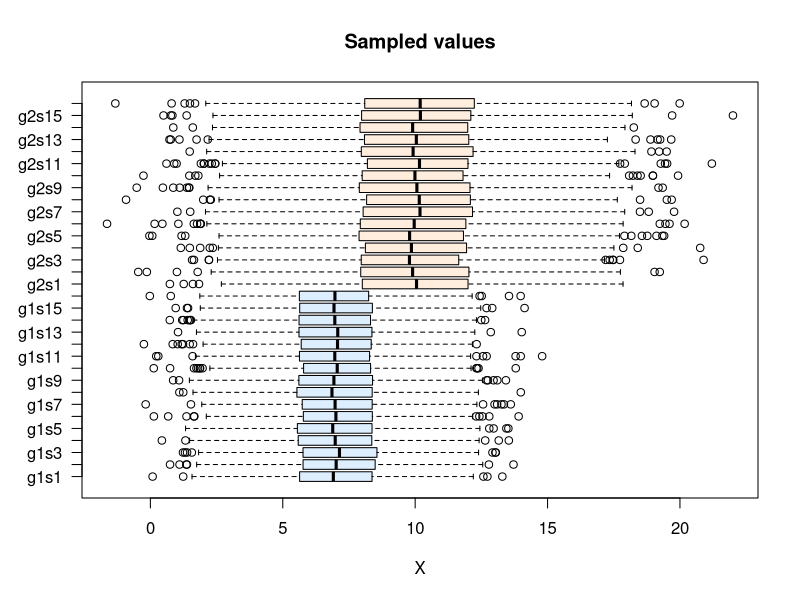
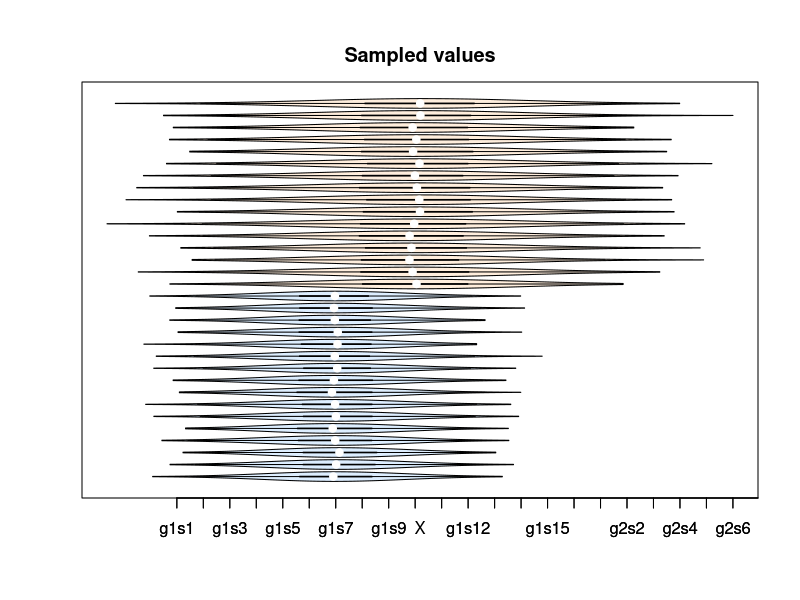
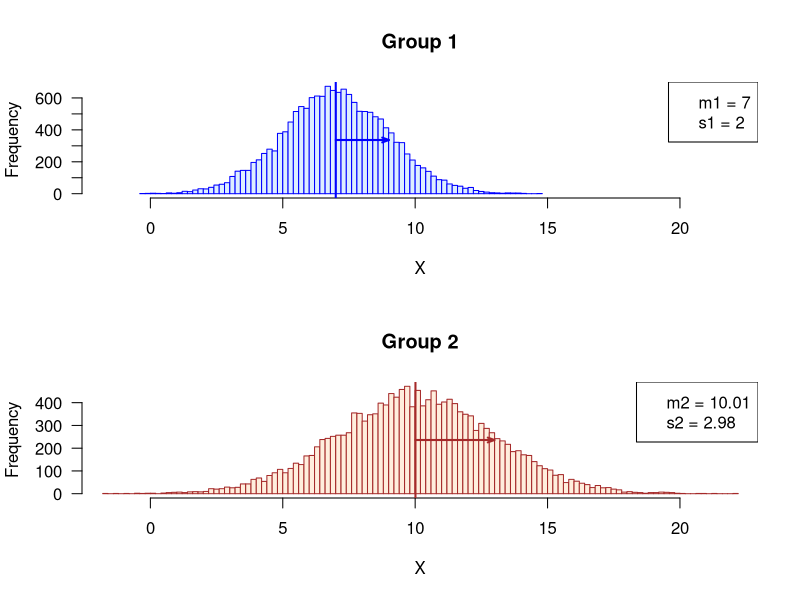
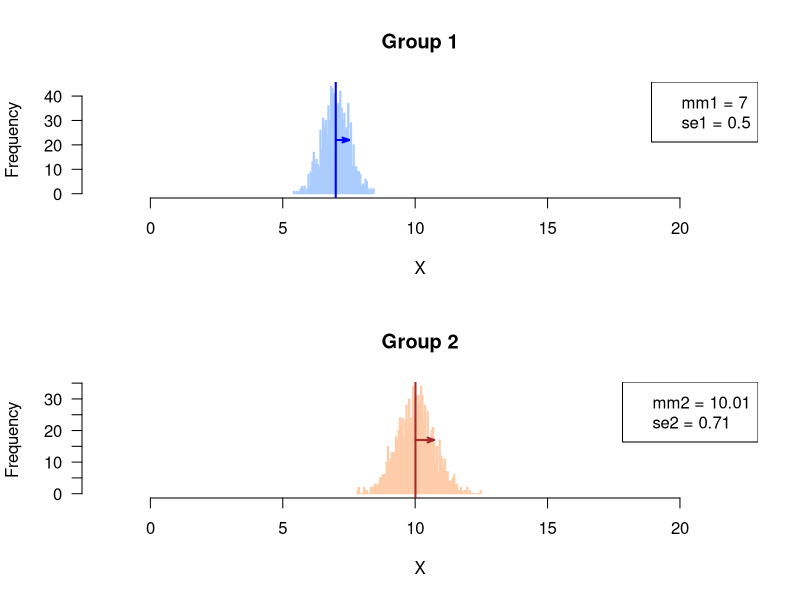
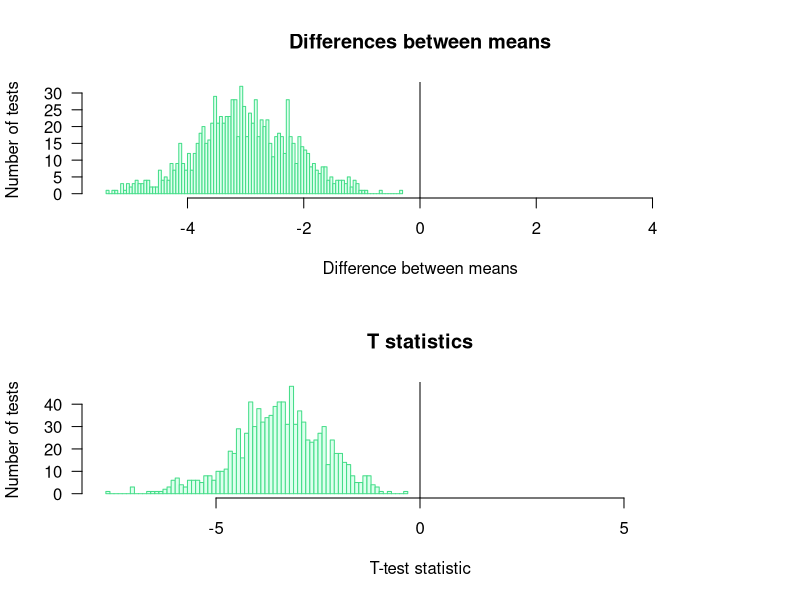
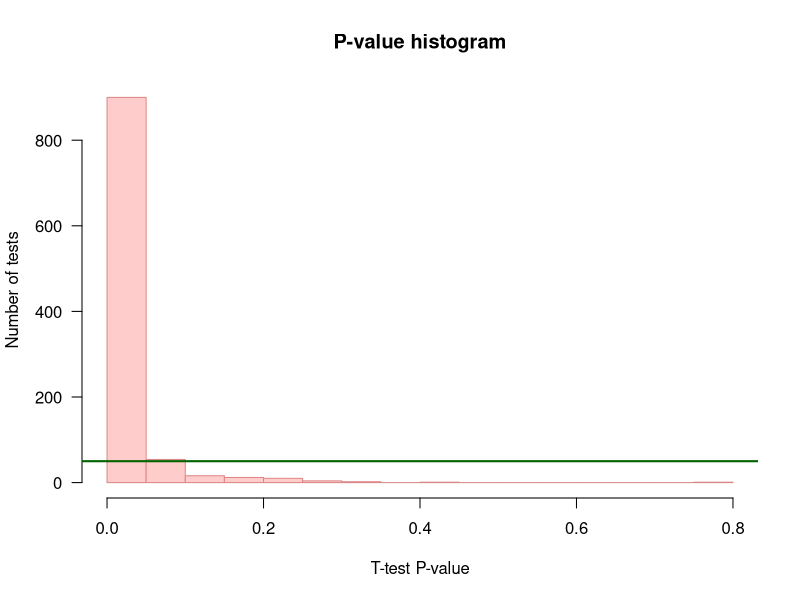
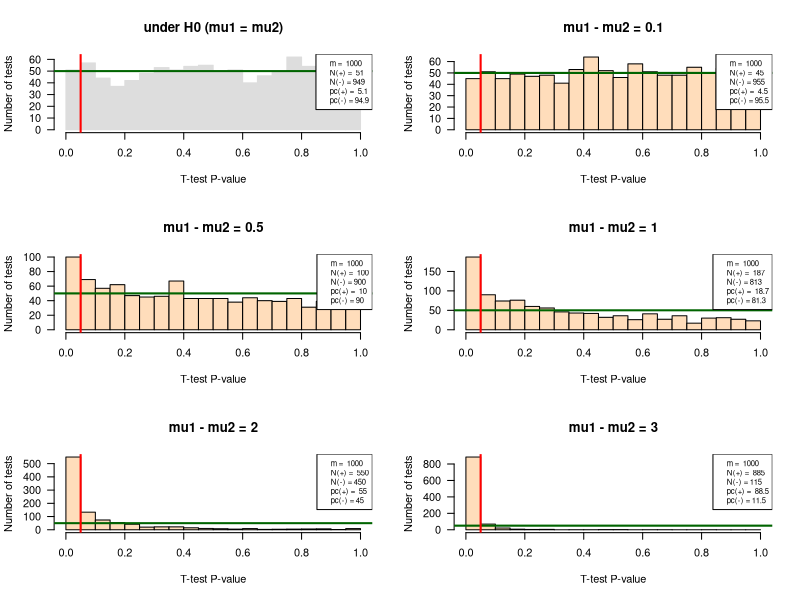
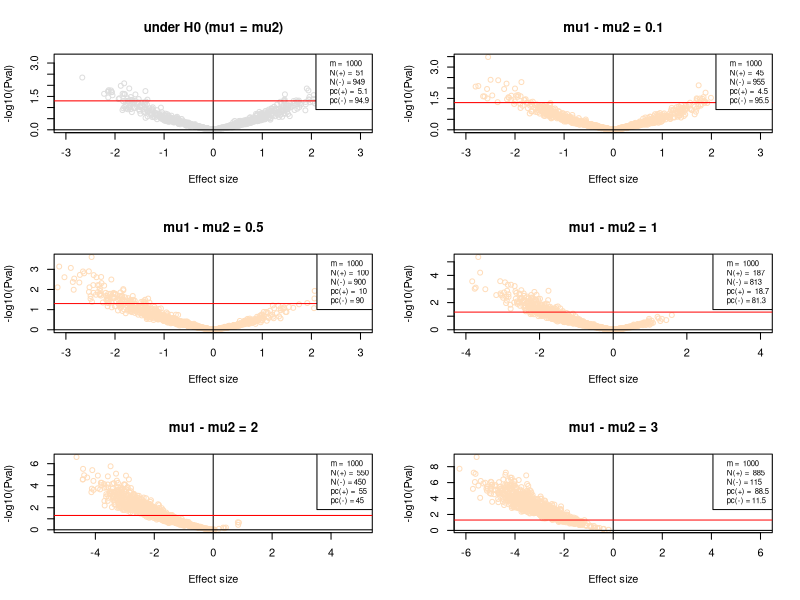

Reproduce these figures in R, in order.
## ---- chunk 1
library(knitr)

options(width = 300)
knitr::opts_chunk$set(
  fig.width = 7, fig.height = 5, 
  fig.path = 'figures/mean-compa-tests_',
  fig.align = "center", 
  size = "tiny", 
  echo = TRUE, eval = TRUE, 
  warning = FALSE, message = FALSE, 
  results = TRUE, comment = "")
# knitr::asis_output("\\footnotesize")

## ---- chunk 2
require(knitr)
## ---- chunk 3
#### Defining the parameters ####

## Sample sizes. 
## This parameter should be defined individually for each participant
n1 <- 16 # sample size for the first group
n2 <- 16 # ssample size for second group

## First data table
m <- 1000 # Number of features
mu1 <- 7 # mean of the first population
mu2 <- 10 # mean of the second population

## Standard deviations
sigma1 <- 2 # standard deviation of the first population
sigma2 <- 3 # standard deviation of the second population

## Significance threshold. 
## Note: will be applied successively on the different p-values
## (nominal, corrected) to evaluate the impact
alpha <- 0.05

## ---- chunk 4
#### Generate two tables (one per population) with the random samples ####

## Info: for didactiv purpose we will use a progressive approach to generate 
## the data the first group,  and a more compact formulation (in one command) 
## for the second group.

## Dataset under H0, with a progressive approach

## Generate a vector of size m*n1 with all the random values 
## for each feature and each infividual
normVector <- rnorm(n = m * n1, mean = mu1, sd = sigma1)

## Wrap the vector in an m x n1 matrix
normMatrix <- matrix(data = normVector,
                     nrow = m, 
                     ncol = n1)

## Create a data frame with the content of this matrix
group1 <- data.frame(normMatrix)

## Set the column and row names
colnames(group1) <- paste(sep = "", "g1s", 1:n1)
rownames(group1) <- paste(sep = "", "ft", 1:m)

## Dataset under H1: use a more direct approach, compact the 3 steps in a single command
group2 <- data.frame(
  matrix(data = rnorm(n = m * n2, mean = mu2, sd = sigma2),
         nrow = m, 
         ncol = n2))
colnames(group2) <- paste(sep = "", "g2s", 1:n2)
rownames(group2) <- paste(sep = "", "ft", 1:m)

## ---- chunk 5
dim(group1)
kable(head(group1))
kable(tail(group1))
## ---- chunk 6
dim(group2)
kable(head(group2))
kable(tail(group2))
## ---- chunk 7

## Column-wise summaries
summary(group1)
summary(group2)

## Columns-wise statistics
colStats <- data.frame(
    m1 = apply(group1, MARGIN = 2, mean),
    m2 = apply(group2, MARGIN = 2, mean),
    s1 = apply(group1, MARGIN = 2, sd),
    s2 = apply(group2, MARGIN = 2, sd)
  )

## Row-wise statistics
rowStats <- data.frame(
    m1 = apply(group1, MARGIN = 1, mean),
    m2 = apply(group2, MARGIN = 1, mean),
    s1 = apply(group1, MARGIN = 1, sd),
    s2 = apply(group2, MARGIN = 1, sd)
  )

## ---- chunk 8
rowStats$diff <- rowStats$m1 - rowStats$m2 
## ---- chunk 9

## Read the help of the merge() function
# ?merge

## Create a data frame with the merged values
dataTable <- merge(x = group1, y = group2, by = "row.names")
# dim(dataTable) # NOTE: the merged table contains n1 + n2 columns + one additional column Row.names

## Use the Row.names column as names for the merged table
row.names(dataTable) <- dataTable$Row.names
dataTable <- dataTable[, -1] ## Suppress the first column which contained the row names
# dim(dataTable)

## Generate a metadata table
metaData <- data.frame(
  sampleNames = colnames(dataTable),
  sampleGroup = c(rep("g1", length.out = n1), rep("g2", length.out = n2)),
  sampleColor = c(rep("#DDEEFF", length.out = n1), rep("#FFEEDD", length.out = n2))
)

kable(metaData, caption = "Metadata table")

## ---- chunk 10
#### Boxplot of the values per sample ####
boxplot(dataTable, 
        col = as.vector(metaData$sampleColor),
        horizontal = TRUE, 
        las = 1, 
        main = "Sampled values", 
        xlab = "X")

## ---- chunk 11
#### Boxplot of the values per sample ####
vioplot::vioplot(dataTable, 
                 col = as.vector(metaData$sampleColor),
                 horizontal = TRUE, 
                 las = 1, 
                 main = "Sampled values", 
                 xlab = "X")

## ---- chunk 12

xlim  <- range(append(group1, group2))

## Compute mean and sd for all the samples of group1 and group2, resp
m1 <- mean(unlist(group1))
m2 <- mean(unlist(group2))
s1 <- sd(unlist(group1))
s2 <- sd(unlist(group2))

par(mfrow = c(2,1))
## Plot histogram of Group1 values, and get the values in a variable named h1
h1 <- hist(x = unlist(group1), breaks = 100, col = "#DDEEFF", border = "blue",
     main = "Group 1", xlab = "X", las = 1, xlim = xlim)
abline(v = m1, col = "blue", lwd = 2) ## mark the mean of all samples
arrows(x0 = m1, x1 = m1 + s1, 
       y0 = max(h1$counts)/2, y1 = max(h1$counts)/2,
       length = 0.07, angle = 20, col = "blue", lwd = 2, code = 2)
legend("topright", 
       legend = c(paste0("m1 = ", round(digits = 2, m1)), 
                  paste0("s1 = ", round(digits = 2, s1))))

## Plot histogram of Group2 values, and get the values in a variable named h2
h2 <- hist(x = unlist(group2), breaks = 100, col = "#FFEEDD", border = "brown", 
     main = "Group 2", xlab = "X", las = 1, xlim = xlim)
abline(v = mean(unlist(group2)), col = "brown", lwd = 2)
arrows(x0 = m2, x1 = m2 + s2, 
       y0 = max(h2$counts)/2, y1 = max(h2$counts)/2,
       length = 0.07, angle = 20, col = "brown", lwd = 2, code = 2)
legend("topright", 
       legend = c(paste0("m2 = ", round(digits = 2, m2)),
                  paste0("s2 = ", round(digits = 2, s2))))

par(mfrow = c(1,1))
## ---- chunk 13

# xlim  <- range(append(colStats$m1, colStats$m2))

## Compute the parameters (mean, sd) of the sampling distributions of the means
mm1 <- mean(rowStats$m1)
mm2 <- mean(rowStats$m2)
se1 <- sd(rowStats$m1)
se2 <- sd(rowStats$m2)

par(mfrow = c(2,1))
## Plot histogram of Group1 values, and get the values in a variable named h1
h1 <- hist(x = rowStats$m1, breaks = 100, col = "#AACCFF", border = "#AACCFF", 
     main = "Group 1", xlab = "X", las = 1, xlim = xlim)
abline(v = mm1, col = "blue", lwd = 2) ## mark the mean of all samples
arrows(x0 = mm1, x1 = mm1 + se1, 
       y0 = max(h1$counts)/2, y1 = max(h1$counts)/2,
       length = 0.07, angle = 20, col = "blue", lwd = 2, code = 2)
legend("topright", 
       legend = c(paste0("mm1 = ", round(digits = 2, mm1)),
                  paste0("se1 = ", round(digits = 2, se1))))

## Plot histogram of Group2 values, and get the values in a variable named h2
h2 <- hist(x = rowStats$m2, breaks = 100, col = "#FFCCAA", border = "#FFCCAA", 
     main = "Group 2", xlab = "X", las = 1, xlim = xlim)
abline(v = mean(unlist(group2)), col = "brown", lwd = 2)
arrows(x0 = mm2, x1 = mm2 + se2, 
       y0 = max(h2$counts)/2, y1 = max(h2$counts)/2,
       length = 0.07, angle = 20, col = "brown", lwd = 2, code = 2)
legend("topright", 
       legend = c(paste0("mm2 = ", round(digits = 2, mm2)),
                  paste0("se2 = ", round(digits = 2, se2))))

par(mfrow = c(1,1))
## ---- chunk 14
i <- 267 ## Pick up a given feature, arbitrarily

## Select the values for this feature in the group 1 and group 2, resp. 
## Tip: I use unlist() to convert a single-row data.frame into a vector
x1 <- unlist(group1[i, ]) 
x2 <- unlist(group2[i, ])

## Run Sudent t test on one pair of samples
t.result <- t.test(
  x = x1, y = x2, 
  alternative = "two.sided", var.equal = FALSE)

## Print the result of the t test
print(t.result)

## Compute some additional statistics about the samples
mean1 <- mean(x1) ## Mean of sample 1
mean2 <- mean(x2) ## Mean of sample 2
d <- mean2 - mean1 ## Difference between sample means

## ---- chunk 15

## Define the statistics we want to collect
resultColumns <- c("i",       # iteration number
                    "m1",      # first sample mean
                    "m2",      # second sample mean
                    "s1",      # sd estimation for the first population
                    "s2",      # sd estimation for the second population
                    "d",       # difference between sample means
                    "t",       # test statistics
                    "df",      # degrees of freedom
                    "p.value"  # nominal p-value
                    )

## Instantiate a result table to store the results
resultTable <- data.frame(matrix(nrow = m, ncol = length(resultColumns)))
colnames(resultTable) <- resultColumns # set the column names
# View(resultTable) ## Check the table: it contians NA values
  
## Iterate random number sampling followed by t-tests
## Use the funciton system.time() to measure the elapsed time
## This function is particular: you can also use it with curly brackets in order to enclose a block of several lines
time.iteration <- system.time(
  for (i in 1:m) {
    ## Generate two vectors containing the values for sample 1 and sample 2, resp.
    x1 <- unlist(group1[i, ]) ## sample 1 values
    x2 <- unlist(group2[i, ]) ## sample 2 values
    
    ## Run the t test
    t.result <- t.test(
      x = x1, y = x2, 
      alternative = "two.sided", var.equal = FALSE)
    # names(t.result)
    
    ## Collect the selected statistics in the result table
    resultTable[i, "i"] <- i
    resultTable[i, "t"] <- t.result$statistic
    resultTable[i, "df"] <- t.result$parameter
    resultTable[i, "p.value"] <- t.result$p.value
    
    ## Compute some additional statistics about the samples
    resultTable[i, "m1"] <- mean(x1) ## Mean of sample 1
    resultTable[i, "m2"] <- mean(x2) ## Mean of sample 2
    resultTable[i, "s1"] <- sd(x1) ## Standard dev estimation for population 1
    resultTable[i, "s2"] <- sd(x2) ## Standard dev estimation for population 1
    resultTable[i, "d"] <- resultTable[i, "m1"] - resultTable[i, "m2"]  ## Difference between sample means
  }
  #}
  ## View(resultTable)
)  

print(time.iteration)
## ---- chunk 16
par(mfrow = c(2, 1))
#head(resultTable)

## Compute the maximal abslute value of difference to get a centered abcsissa.
## This enables to highlight whether the differences are positive or negative. 
max.diff <- max(abs(resultTable$d))

## Draw an histogram of the observed differences
hist(resultTable$d, 
     breaks = 100, 
     col = "#DDFFEE", 
     border = "#44DD88", 
     las = 1, 
     xlim = c(-max.diff, max.diff), ## Make sure that the graph is centered on 0
     main = "Differences between means",
     xlab = "Difference between means",
     ylab = "Number of tests")
abline(v = 0)

max.t <- max(abs(resultTable$t))
hist(resultTable$t, 
     breaks = 100, 
     col = "#DDFFEE", 
     border = "#44DD88", 
          las = 1,
     xlim = c(-max.t, max.t), ## Make sure that the graph is centered on 0
     main = "T statistics",
     xlab = "T-test statistic",
     ylab = "Number of tests")
abline(v = 0)

par(mfrow = c(1, 1))

## ---- chunk 17

## Choose a color depending on whether we are under H0 (grey) or H1 (pink)
if (mu1 == mu2) {
  histColor <- "#DDDDDD"
  histBorder <- "#888888"
} else {
  histColor <- "#FFCCCC"
  histBorder <- "#DD8888"
}

## Draw an histogram of p-values with 20 bins
hist(resultTable$p.value, 
     breaks = 20,
     col = histColor, 
     border = histBorder, 
     las = 1,
     main = "P-value histogram",
     xlab = "T-test P-value",
     ylab = "Number of tests")

## Draw a horizontal line indicating the number of tests per bin that would be expected under null hypothesis
abline(h = m / 20, col = "darkgreen", lwd = 2)
## ---- chunk 18
#### Define a function that runs r iterations of the t-test ####

#' @title Repeat a T test with random numbers drawn from a normal distribution
#' @param mu1 mean of the first population
#' @param mu2 mean of the second population
#' @param sigma1 standard deviation of the first population
#' @param sigma2 standard deviation of the second population
#' @param n1 first sample size
#' @param n2 second sample size
#' @param m number of repetitions of the tests
#' @param ... additional parameters are passed to t.test(). This enables to set var.equal, alternative, ...
#' @return  a table with one row per repetition of the test, and one column per statistics
IterateTtest <- function(mu1,    
                         mu2,
                         sigma1,
                         sigma2, 
                         n1,     
                         n2,     
                         m,    
                         ...) {
  
  
  ## Define the statistics we want to collect
  resultColumns <- c("i",       # iteration number
                      "m1",      # first sample mean
                      "m2",      # second sample mean
                      "s1",      # sd estimation for the first population
                      "s2",      # sd estimation for the second population
                      "d",       # difference between sample means
                      "t",       # test statistics
                      "df",      # degrees of freedom
                      "p.value"  # nominal p-value
  )
  
  ## Instantiate a result table to store the results
  resultTable <- data.frame(matrix(nrow = m, ncol = length(resultColumns)))
  colnames(resultTable) <- resultColumns # set the column names
  # View(resultTable) ## Check the table: it contians NA values
  
  ## Iterate random number sampling followed by t-tests
  for (i in 1:m) {
    ## Generate two vectors containing the values for sample 1 and sample 2, resp.
    x1 <- rnorm(n = n1, mean = mu1, sd = sigma1) ## sample 1 values
    x2 <- rnorm(n = n2, mean = mu2, sd = sigma2) ## sample 2 values
    
    ## Run the t test
    t.result <- t.test(
      x = x1, y = x2, 
      alternative = "two.sided", var.equal = TRUE)
    # names(t.result)
    
    ## Collect the selected statistics in the result table
    resultTable[i, "i"] <- i
    resultTable[i, "t"] <- t.result$statistic
    resultTable[i, "df"] <- t.result$parameter
    resultTable[i, "p.value"] <- t.result$p.value
    
    ## Compute some additional statistics about the samples
    resultTable[i, "m1"] <- mean(x1) ## Mean of sample 1
    resultTable[i, "m2"] <- mean(x2) ## Mean of sample 2
    resultTable[i, "s1"] <- sd(x1) ## sd estimate for population 1
    resultTable[i, "s2"] <- sd(x2) ## sd estimate for population 2
    resultTable[i, "d"] <- resultTable[i, "m1"] - resultTable[i, "m2"] ## Difference between sample means
  }
  
  #### Compute multiple testing corrections ####

  ## E-value
  ## Expected number of FP
  resultTable$e.value <- resultTable$p.value * nrow(resultTable)
  
  ## Family-Wise Error Rate (FWER)
  ## Probability to have at least one FP given the p-value
  resultTable$FWER <- pbinom(q = 0, 
                             size = nrow(resultTable), 
                             prob = resultTable$p.value, 
                             lower.tail = FALSE)

  
  ## Multiple testing corrections
  for (method in p.adjust.methods) {
    resultTable[, method] <- p.adjust(resultTable$p.value, method = method)
  }
  
  # ## Storey - Tibshirani q-value
  # qvalResult <- qvalue::qvalue(p = unlist(resultTable$p.value))
  # resultTable$q.value <- 
  
  return(resultTable) ## This function returns the result table
}

## ---- chunk 19

## Some tests under H1
system.time(
  tTestTableH1 <- IterateTtest(mu1 = 7, mu2 = 10, sigma1 = 2, sigma2 = 3, n1 = 16, n2 = 16, m = 1000)
)

## Some tests under H0
system.time(
  tTestTableH0 <- IterateTtest(mu1 = 10, mu2 = 10, sigma1 = 2, sigma2 = 3, n1 = 16, n2 = 16, m = 1000)
)
## ---- chunk 20

## What happens when  the two means are equal (under the null hypothesis)
testH0 <- IterateTtest(mu1 = 10, mu2 = 10, sigma1 = sigma1, sigma2 = sigma2, n1 = n1, n2 = n2, m = m, var.equal = FALSE, alternative = "two.sided")


## Test increasing values of the difference between population means (delta)
delta0.1 <- IterateTtest(mu1 = mu1, mu2 = mu1 + 0.1, sigma1 = sigma1, sigma2 = sigma2, n1 = n1, n2 = n2, m = m, var.equal = FALSE, alternative = "two.sided")

delta0.5 <- IterateTtest(mu1 = mu1, mu2 = mu1 + 0.5, sigma1 = sigma1, sigma2 = sigma2, n1 = n1, n2 = n2, m = m, var.equal = FALSE, alternative = "two.sided")

delta1 <- IterateTtest(mu1 = mu1, mu2 = mu1 + 1, sigma1 = sigma1, sigma2 = sigma2, n1 = n1, n2 = n2, m = m, var.equal = FALSE, alternative = "two.sided")

delta2 <- IterateTtest(mu1 = mu1, mu2 = mu1 + 2, sigma1 = sigma1, sigma2 = sigma2, n1 = n1, n2 = n2, m = m, var.equal = FALSE, alternative = "two.sided")

delta3 <- IterateTtest(mu1 = mu1, mu2 = mu1 + 3, sigma1 = sigma1, sigma2 = sigma2, n1 = n1, n2 = n2, m = m, var.equal = FALSE, alternative = "two.sided")



## ---- chunk 21
## Define a function that rdraws the p-value histogram 
## based on the result table of t-test iterations
## as produced by the iterate.t.test() function.
pvalHistogram <- function(
  resultTable, ## required input (no default value): the result table from iterate.t.test()
  main = "P-value histogram",  ## main title (with default value)
  alpha = 0.05, ## Significance threshold
  ... ## Additional parameters, which will be passed to hist()
  ) {
  
  ## Plot the histogram
  hist(resultTable$p.value, 
       breaks = seq(from = 0, to = 1, by = 0.05),
       las = 1, 
       xlim = c(0,1),
       main = main,
       xlab = "T-test P-value",
       ylab = "Number of tests", 
       ...)
  
  ## Draw a horizontal line indicating the number of tests per bin that would be expected under null hypothesis
  abline(h = m / 20, col = "darkgreen", lwd = 2)
  abline(v = alpha, col = "red", lwd = 2)
  
  ## Compute the percent of positive and negative results``
  nb.pos <- sum(resultTable$p.value < alpha)
  nb.neg <- m - nb.pos
  percent.pos <- 100 * nb.pos / m
  percent.neg <- 100 * nb.neg / m
  
  ## Add a legend indicating the percent of iterations declaed positive and negative, resp.
  legend("topright", 
         bty = "o", 
         bg = "white",
         cex = 0.7,
         legend = c(
           paste("m = ", nrow(resultTable)),
           paste("N(+) = ", nb.pos),
           paste("N(-) =", nb.neg),
           paste("pc(+) = ", round(digits = 2, percent.pos)),
           paste("pc(-) =", round(digits = 2, percent.neg))
         ))
}

## ---- chunk 22
par(mfrow = c(3, 2)) ## Prepare 2 x 2 panels figure
pvalHistogram(testH0, main = "under H0 (mu1 = mu2)", col = "#DDDDDD", border = "#DDDDDD")
pvalHistogram(delta0.1, main = "mu1 - mu2 = 0.1", col = "#FFDDBB")
pvalHistogram(delta0.5, main = "mu1 - mu2 = 0.5", col = "#FFDDBB")
pvalHistogram(delta1, main = "mu1 - mu2 = 1", col = "#FFDDBB")
pvalHistogram(delta2, main = "mu1 - mu2 = 2", col = "#FFDDBB")
pvalHistogram(delta3, main = "mu1 - mu2 = 3", col = "#FFDDBB")
par(mfrow = c(1, 1)) ## Restore single-panel layout for next figures

## ---- chunk 23
#### Define VolcanoPlot() function ####
VolcanoPlot <- function(resultTable, 
                        alpha = 0.05, 
                        ...) {

  
  ## Collect effect size values for the X axis  
  effectSize <- resultTable$d
  maxXabs <- max(abs(effectSize))
  xmax <- signif(digits = 1, maxXabs)

  ## Collect p-values for the Y axis
  log10Pval <- -log10(resultTable$p.value)
    
  plot(effectSize, 
       log10Pval,
       xlim = c(-xmax, xmax),
       lax = 1,
       xlab = "Effect size",
       ylab = "-log10(Pval)",
       ...
       )
  abline(v = 0) 
  abline(h = 0)
  abline(h = -log10(alpha), col = "red")
  
  ## Compute the percent of positive and negative results``
  nb.pos <- sum(resultTable$p.value < alpha)
  nb.neg <- m - nb.pos
  percent.pos <- 100 * nb.pos / m
  percent.neg <- 100 * nb.neg / m
  

  ## Add a legend indicating the percent of iterations declaed positive and negative, resp.
  legend("topright", 
         bty = "o", 
         bg = "white",
         cex = 0.7,
         legend = c(
           paste("m = ", nrow(resultTable)),
           paste("N(+) = ", nb.pos),
           paste("N(-) =", nb.neg),
           paste("pc(+) = ", round(digits = 2, percent.pos)),
           paste("pc(-) =", round(digits = 2, percent.neg))
         ))

}

## ---- chunk 24
par(mfrow = c(3,2))

VolcanoPlot(testH0, main = "under H0 (mu1 = mu2)", col = "#DDDDDD")
VolcanoPlot(delta0.1, main = "mu1 - mu2 = 0.1", col = "#FFDDBB")
VolcanoPlot(delta0.5, main = "mu1 - mu2 = 0.5", col = "#FFDDBB")
VolcanoPlot(delta1, main = "mu1 - mu2 = 1", col = "#FFDDBB")
VolcanoPlot(delta2, main = "mu1 - mu2 = 2", col = "#FFDDBB")
VolcanoPlot(delta3, main = "mu1 - mu2 = 3", col = "#FFDDBB")

par(mfrow = c(1,1))
## ---- chunk 25
par(mfrow = c(3,2))

MultiCorrectionsPlot <- function(resultTable,
                                 main = "Multiple testing corrections") {
  #### Compare p-value corrections under H0 ####
  plot(resultTable$p.value, 
       resultTable$p.value,
       main = main,
       col = "grey",
       log = "xy",
       xlab = "Nominal P-value",
       ylab = "Corrected P-value",
       panel.first = grid())
  abline(v = c(0,1))
  abline(h = c(0,1))
  abline(h  = alpha, col = "red")
  abline(v  = alpha, col = "red")
  
  ## FWER
  points(resultTable$p.value, 
         resultTable$FWER, col = "blue")
  
  ## Bonferroni correction
  points(resultTable$p.value, 
         resultTable$bonferroni, col = "orange")
  
  ## Benjamini-Hochberg
  points(resultTable$p.value, 
         resultTable$BH, col = "darkgreen")
}  



MultiCorrectionsPlot(testH0, main = "under H0 (mu1 = mu2)")
MultiCorrectionsPlot(delta0.1, main = "mu1 - mu2 = 0.1")
MultiCorrectionsPlot(delta0.5, main = "mu1 - mu2 = 0.5")
MultiCorrectionsPlot(delta1, main = "mu1 - mu2 = 1")
MultiCorrectionsPlot(delta2, main = "mu1 - mu2 = 2")
MultiCorrectionsPlot(delta3, main = "mu1 - mu2 = 3")

par(mfrow = c(1,1))
